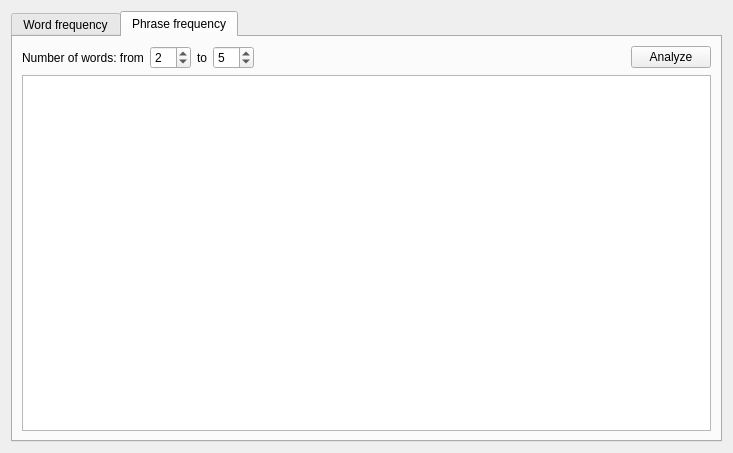
<?xml version="1.0" encoding="UTF-8"?>
<ui version="4.0">
 <class>FrequencyAnalyzer</class>
 <widget class="QWidget" name="FrequencyAnalyzer">
  <property name="geometry">
   <rect>
    <x>0</x>
    <y>0</y>
    <width>733</width>
    <height>453</height>
   </rect>
  </property>
  <property name="windowTitle">
   <string>Frequency Analyzer</string>
  </property>
  <layout class="QHBoxLayout" name="horizontalLayout">
   <item>
    <widget class="QTabWidget" name="tabWidget">
     <property name="currentIndex">
      <number>1</number>
     </property>
     <widget class="QWidget" name="tab">
      <attribute name="title">
       <string>Word frequency</string>
      </attribute>
      <layout class="QVBoxLayout" name="verticalLayout_2">
       <item>
        <widget class="QSplitter" name="splitter">
         <property name="orientation">
          <enum>Qt::Horizontal</enum>
         </property>
         <widget class="QWidget" name="">
          <layout class="QVBoxLayout" name="verticalLayout">
           <item>
            <widget class="QGroupBox" name="groupBox">
             <property name="title">
              <string>Settings</string>
             </property>
             <layout class="QFormLayout" name="formLayout">
              <property name="fieldGrowthPolicy">
               <enum>QFormLayout::AllNonFixedFieldsGrow</enum>
              </property>
              <property name="rowWrapPolicy">
               <enum>QFormLayout::WrapLongRows</enum>
              </property>
              <item row="0" column="0">
               <widget class="QLabel" name="label">
                <property name="text">
                 <string>Minimum size:</string>
                </property>
               </widget>
              </item>
              <item row="0" column="1">
               <widget class="QSpinBox" name="spnWordMin">
                <property name="value">
                 <number>1</number>
                </property>
               </widget>
              </item>
              <item row="1" column="0">
               <widget class="QLabel" name="label_2">
                <property name="text">
                 <string>Exclude words (comma separated):</string>
                </property>
               </widget>
              </item>
              <item row="1" column="1">
               <widget class="QPlainTextEdit" name="txtWordExclude">
                <property name="plainText">
                 <string/>
                </property>
               </widget>
              </item>
             </layout>
            </widget>
           </item>
           <item>
            <widget class="QProgressBar" name="progressBarWord">
             <property name="value">
              <number>0</number>
             </property>
            </widget>
           </item>
           <item>
            <widget class="QPushButton" name="btnAnalyzeWord">
             <property name="text">
              <string>Analyze</string>
             </property>
            </widget>
           </item>
          </layout>
         </widget>
         <widget class="QTableView" name="tblWord">
          <property name="editTriggers">
           <set>QAbstractItemView::NoEditTriggers</set>
          </property>
          <property name="sortingEnabled">
           <bool>true</bool>
          </property>
         </widget>
        </widget>
       </item>
      </layout>
     </widget>
     <widget class="QWidget" name="tab_2">
      <attribute name="title">
       <string>Phrase frequency</string>
      </attribute>
      <layout class="QVBoxLayout" name="verticalLayout_3">
       <item>
        <layout class="QHBoxLayout" name="horizontalLayout_2">
         <item>
          <widget class="QLabel" name="label_3">
           <property name="text">
            <string>Number of words: from</string>
           </property>
          </widget>
         </item>
         <item>
          <widget class="QSpinBox" name="spnPhraseMin">
           <property name="value">
            <number>2</number>
           </property>
          </widget>
         </item>
         <item>
          <widget class="QLabel" name="label_4">
           <property name="text">
            <string>to</string>
           </property>
          </widget>
         </item>
         <item>
          <widget class="QSpinBox" name="spnPhraseMax">
           <property name="value">
            <number>5</number>
           </property>
          </widget>
         </item>
         <item>
          <spacer name="horizontalSpacer">
           <property name="orientation">
            <enum>Qt::Horizontal</enum>
           </property>
           <property name="sizeHint" stdset="0">
            <size>
             <width>40</width>
             <height>20</height>
            </size>
           </property>
          </spacer>
         </item>
         <item>
          <widget class="QPushButton" name="btnAnalyzePhrase">
           <property name="text">
            <string>Analyze</string>
           </property>
          </widget>
         </item>
        </layout>
       </item>
       <item>
        <widget class="QTableView" name="tblPhrase">
         <property name="sortingEnabled">
          <bool>true</bool>
         </property>
        </widget>
       </item>
      </layout>
     </widget>
    </widget>
   </item>
  </layout>
 </widget>
 <resources/>
 <connections/>
</ui>
